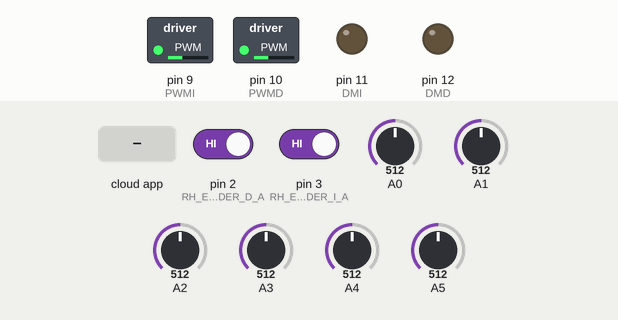
Bench run of a sketch on a simulated Arduino Uno, built with avr-gcc and run on an emulated ATmega328P. Shown: switched loads named in the sketch (green lamp = pin HIGH), output pins drawn as LEDs (lit = HIGH). The test bench sets the inputs (shaded band); at power-on: pin 2 (RH_ENCODER_D_A) HIGH, pin 3 (RH_ENCODER_I_A) HIGH, A0 = 512, A1 = 512, A2 = 512, A3 = 512, A4 = 512, A5 = 512. The ROS host is connected and sends only what is stated.

Above: at 1.2 s.
1.3 s: the phone or cloud app sets speed_motor_1 to -100
At 1.9 s:
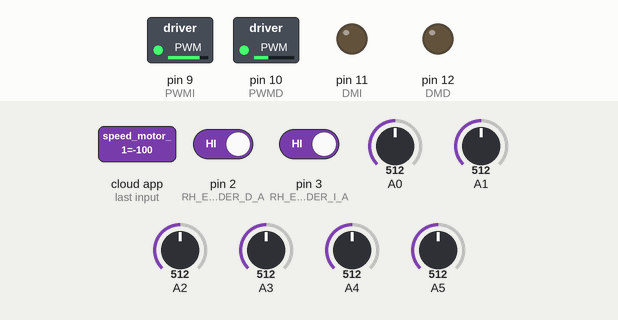
2.8 s: the phone or cloud app sets speed_motor_2 to -100
At 3.7 s:
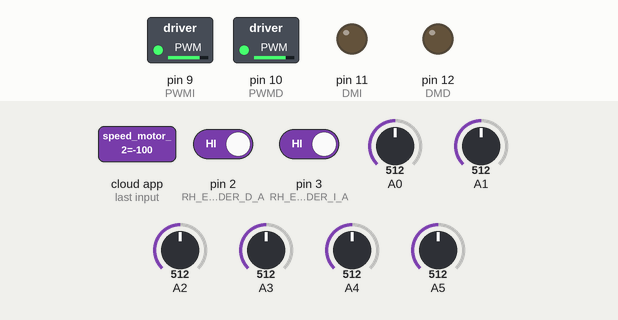
4.3 s: the phone or cloud app sets speed_motor_1 to 0
At 4.8 s:
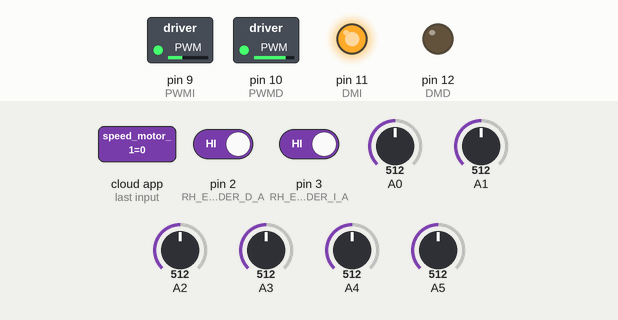
5.9 s: the phone or cloud app sets speed_motor_2 to 0
At 7.1 s:
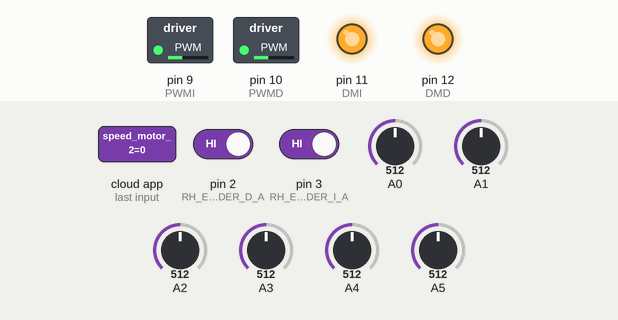
7.5 s: the phone or cloud app sets speed_motor_1 to 100
At 8.4 s:
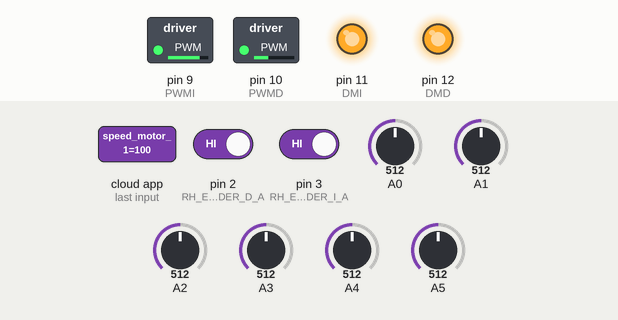
9.1 s: the phone or cloud app sets speed_motor_2 to 100
At 9.5 s:
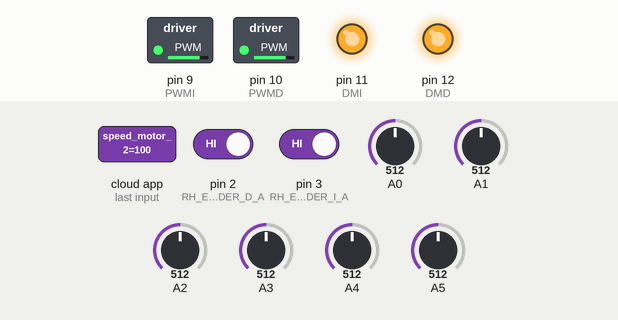
Timing chart, 0 to 11.7 s (numbered marks = the images above; inputs shaded):
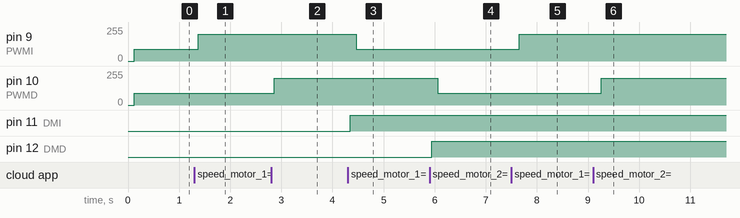

Measured:
- after the input at 1.3 s, pin 9 (PWMI): 90/255 → 200/255 after 0.08 s
- after the input at 2.8 s, pin 10 (PWMD): 90/255 → 200/255 after 0.06 s
- after the input at 4.3 s, pin 9 (PWMI): 200/255 → 90/255 after 0.16 s; pin 11 (DMI): LOW → HIGH after 0.05 s
- after the input at 5.9 s, pin 10 (PWMD): 200/255 → 90/255 after 0.16 s; pin 12 (DMD): LOW → HIGH after 0.05 s
- after the input at 7.5 s, pin 9 (PWMI): 90/255 → 200/255 after 0.16 s
- after the input at 9.1 s, pin 10 (PWMD): 90/255 → 200/255 after 0.16 s

The sketch:

Ros.ino
```cpp
#include <ros.h>
#include <std_msgs/Float32.h>
#include <std_msgs/Int64.h>
#include <std_msgs/Int16.h>
#include <std_msgs/Bool.h>
#include <std_msgs/Float32MultiArray.h>
#include "digitalWriteFast.h"

//Variables y constantes para el control PID

//const float kp_I=500,ki_I=0.1,kd_I=2;
//const float kp_D=50,ki_D=0.1,kd_D=2;
const float kp_I=30,ki_I=0.1,kd_I=6;
const float kp_D=30,ki_D=0.1,kd_D=4;

float Pi_D=0,Pi_I=0;
float veld_I=0,veld_D=0;
const int t=100;
long tiempo=0;
//Motor Izquierdo
#define DMI 11
#define PWMI 9
#define RH_ENCODER_I_A 3
#define RH_ENCODER_I_B 5

//Motor Derecho
#define DMD 12
#define PWMD 10
#define RH_ENCODER_D_A 2
#define RH_ENCODER_D_B 4

//Variables de los encoders
volatile long rightCount=0,leftCount=0;
int contact_I = 0,contant_I = 0;
int contact_D = 0,contant_D = 0;


void leftEncoderEvent(){
  if(digitalRead(RH_ENCODER_I_A)==HIGH){
    if(digitalRead(RH_ENCODER_I_B)==LOW){
      leftCount--;
    }
    else{
       leftCount++;
    }
   }
   else{
    if(digitalRead(RH_ENCODER_I_B)==LOW){
      leftCount++;
      }
    else{
      leftCount--;
      }
   }
}

void rightEncoderEvent(){
  if(digitalRead(RH_ENCODER_D_A)==HIGH){
    if(digitalRead(RH_ENCODER_D_B)==LOW){
      rightCount++;
    }
    else{
       rightCount--;
    }
   }
   else{
    if(digitalRead(RH_ENCODER_D_B)==LOW){
      rightCount--;
      }
    else{
      rightCount++;
      }
   }
}

ros::NodeHandle nh;

std_msgs::Int16 sharpSensor1;
std_msgs::Int16 sharpSensor2;
std_msgs::Int64 encoder1;
std_msgs::Int64 encoder2;
std_msgs::Int16 photo1;
std_msgs::Int16 photo2;
std_msgs::Int16 photo3;
std_msgs::Int16 photo4;

ros::Publisher sharpSensorPub1("/sharp_sensor_1",&sharpSensor1);
ros::Publisher sharpSensorPub2("/sharp_sensor_2",&sharpSensor2);
ros::Publisher encoderPub1("/encoder_1",&encoder1);
ros::Publisher encoderPub2("/encoder_2",&encoder2);
ros::Publisher photoPub1("/photo_1",&photo1);
ros::Publisher photoPub2("/photo_2",&photo2);
ros::Publisher photoPub3("/photo_3",&photo3);
ros::Publisher photoPub4("/photo_4",&photo4);

void speedMotor1Callback(const std_msgs::Float32& mess){

  if(mess.data >= 0)
    digitalWrite(DMI,HIGH);
  else
    digitalWrite(DMI,LOW);
  veld_I=fabs(mess.data);
}

void speedMotor2Callback(const std_msgs::Float32& mess){

   if(mess.data >= 0)
    digitalWrite(DMD,HIGH);
  else
    digitalWrite(DMD,LOW);
   veld_D=fabs(mess.data);
}

ros::Subscriber<std_msgs::Float32> subSpeedMotor1("/speed_motor_1",speedMotor1Callback);
ros::Subscriber<std_msgs::Float32> subSpeedMotor2("/speed_motor_2",speedMotor2Callback);

void setup() {
  nh.initNode();
  nh.advertise(sharpSensorPub1);
  nh.advertise(sharpSensorPub2);
  nh.advertise(encoderPub1);
  nh.advertise(encoderPub2);
  nh.advertise(photoPub1);
  nh.advertise(photoPub2);
  nh.advertise(photoPub3);
  nh.advertise(photoPub4);
  nh.subscribe(subSpeedMotor1);
  nh.subscribe(subSpeedMotor2);

  pinMode(2, INPUT_PULLUP);
  pinMode(3, INPUT_PULLUP);
  pinMode(5,INPUT);
  pinMode(6,INPUT);
  pinMode(11,OUTPUT);
  pinMode(12,OUTPUT);
  attachInterrupt(digitalPinToInterrupt(3), leftEncoderEvent, CHANGE);
  attachInterrupt(digitalPinToInterrupt(2), rightEncoderEvent, CHANGE);
  analogWrite(PWMI,0);
  analogWrite(PWMD,0);
}

void loop() {
  // put your main code here, to run repeatedly:

  actualiza();
  sharpSensor1.data=distancia_s(0);
  sharpSensor2.data=distancia_s(1);
  encoder1.data=leftCount;
  encoder2.data=rightCount;
  photo1.data=map(analogRead(4),508,1000,0,100);
  photo2.data=map(analogRead(2),450,1000,0,100);
  photo3.data=map(analogRead(3),460,1000,0,100);
  photo4.data=map(analogRead(5),340,1000,0,100);
  sharpSensorPub1.publish(&sharpSensor1);
  sharpSensorPub2.publish(&sharpSensor2);
  encoderPub1.publish(&encoder1);
  encoderPub2.publish(&encoder2);
  photoPub1.publish(&photo1);
  photoPub2.publish(&photo2);
  photoPub3.publish(&photo3);
  photoPub4.publish(&photo4);

  if(millis()-tiempo>=t){
    tiempo=millis();
    control();
   }


  almacena();

  nh.spinOnce();
  delay(50);
}

float distancia_s(int A) {

  float lectura,promedio=0;
  for(int i=0;i<10;i++){
    lectura=analogRead(A);//A!
    promedio+=lectura;
    delayMicroseconds(1);
  }
  promedio/=10;

  float valor=1485.22684*pow(promedio,-0.9182003511);

    return valor;
 }

 //Funciones de control
void control(){

    float vel_I=fabs(contact_I-contant_I)*1.2/t;
    float vel_D=fabs(contact_D-contant_D)*1.2/t;
    float eI=veld_I-vel_I;
    float eD=veld_D-vel_D;

    if(fabs(eI)<0.4)
     Pi_I+=ki_I*(eI)*t;
    if(fabs(eD)<0.4)
     Pi_D+=ki_D*(eD)*t;

    float PID_I=PID(eI,kp_I,kd_I,Pi_I,15);
    float PID_D=PID(eD,kp_D,kd_D,Pi_D,20);

    analogWrite(9,PID_I);
    analogWrite(10,PID_D);

}

float PID(float e,float kp,float kd,float Pi,float li){
 float Pp=fabs(e*kp);
 float Pd=kd*e/t;
 float P;

 if(e>0){
   P=Pp+Pd+Pi;
   P= map(P,0,30,90,200);//Mapeamos PID al rango de velocidades del motor para baje la velocidad del motor
   if(P>200)
     P=200;
 }
 else{
   P=Pp+Pd-Pi;
   P= map(P,0,li,90,0);//Mapeamos PID al rango de velocidades del motor para baje la velocidad del motor
   if(P<0)
    P=0;
 }

 return P;
}

void actualiza(){
  contact_I = leftCount;
  contact_D = rightCount;
}

void almacena(){
  contant_I=contact_I;
  contant_D=contact_D;
}
```
